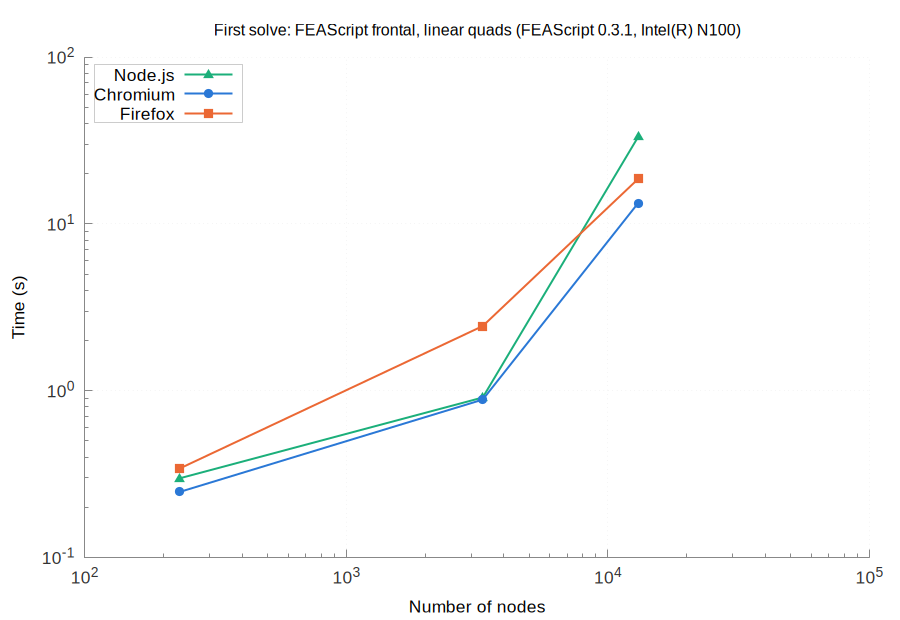

Source code (gnuplot):
set terminal pngcairo size 900,620 font 'Arial,13'
set border 3 lc rgb '#888888'; set tics nomirror tc rgb '#333333'
set grid lc rgb '#e6e6e6' lw 1; set key top left box lc rgb '#cccccc' opaque
set logscale xy; set format y '10^{%L}'; set format x '10^{%L}'
set output 'browsers_FEAScript_frontal_linear_quads_first.png'
set title 'First solve: FEAScript frontal, linear quads (FEAScript 0.3.1, Intel(R) N100)' font 'Arial,12'
set xlabel 'Number of nodes'
set ylabel 'Time (s)'
plot 'browsers_FEAScript_frontal_linear_quads_first_node.dat' u 1:2 w lp lw 2 pt 9 ps 1.2 lc rgb '#1baf7a' t 'Node.js', \
     'browsers_FEAScript_frontal_linear_quads_first_chromium.dat' u 1:2 w lp lw 2 pt 7 ps 1.2 lc rgb '#2a78d6' t 'Chromium', \
     'browsers_FEAScript_frontal_linear_quads_first_firefox.dat' u 1:2 w lp lw 2 pt 5 ps 1.2 lc rgb '#eb6834' t 'Firefox'
